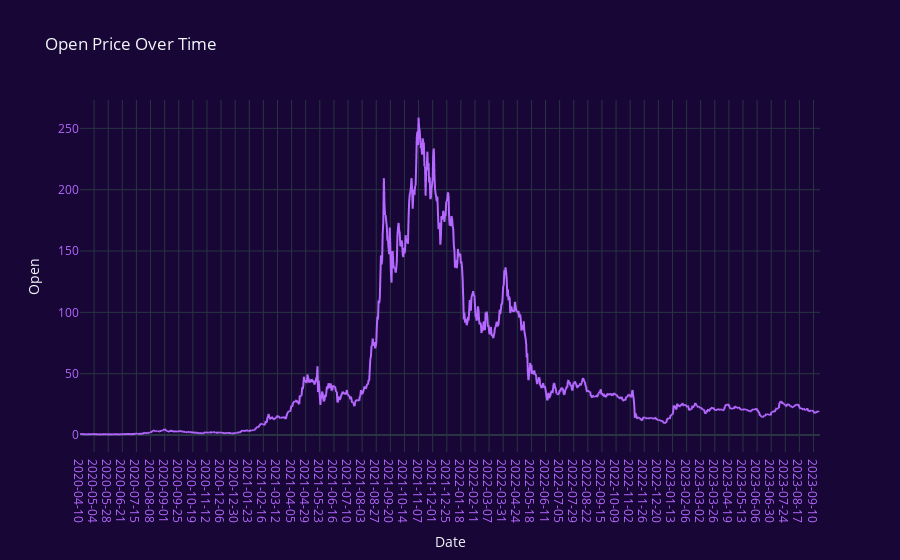

Notebook code cell kept with this figure:
### Markdown cell above
# Visualizations

## i) Graph for Open Prices

### Code cell
import plotly.graph_objects as go

plt.figure(figsize=(14, 6))
fig = px.line(SOLANA.Open,x=SOLANA.Date, y='Open', labels={'x': 'Date', 'y': 'Price'}, title='Open Price Over Time')
fig.update_xaxes(type='category')  # Ensure the x-axis treats the index as categorical (date)
fig.update_xaxes(tickfont=dict(color='#B468FF'))  # Set x-axis label color to light purple
fig.update_yaxes(tickfont=dict(color='#B468FF'))
fig.update_layout(
    paper_bgcolor='#180736',  # Set the background color to white
    plot_bgcolor='#180736',  # Set the background color to white
    template="plotly_dark"  # Use the "plotly_dark" template
)
fig.update_traces(line=dict(color='#B468FF'))

fig.update_xaxes(showgrid=True)
fig.update_yaxes(showgrid=True)
fig.show()

### Figure 1 — Plotly figure (JSON) as saved in the notebook; plotly's stock layout.template omitted (floating-point values rounded to 4 significant figures; data arrays with more than 128 entries replaced by an {"elided": "..."} marker saying what was removed)
{"data": [{"hovertemplate": "Date=%{x}<br>Open=%{y}<extra></extra>", "legendgroup": "", "line": {"color": "#B468FF", "dash": "solid"}, "marker": {"symbol": "circle"}, "mode": "lines", "name": "", "showlegend": false, "type": "scattergl", "x": {"elided": "1260 str values"}, "xaxis": "x", "y": {"elided": "1260 float values"}, "yaxis": "y"}], "layout": {"legend": {"tracegroupgap": 0}, "paper_bgcolor": "#180736", "plot_bgcolor": "#180736", "title": {"text": "Open Price Over Time"}, "xaxis": {"anchor": "y", "domain": [0, 1], "showgrid": true, "tickfont": {"color": "#B468FF"}, "title": {"text": "Date"}, "type": "category"}, "yaxis": {"anchor": "x", "domain": [0, 1], "showgrid": true, "tickfont": {"color": "#B468FF"}, "title": {"text": "Open"}}}}
